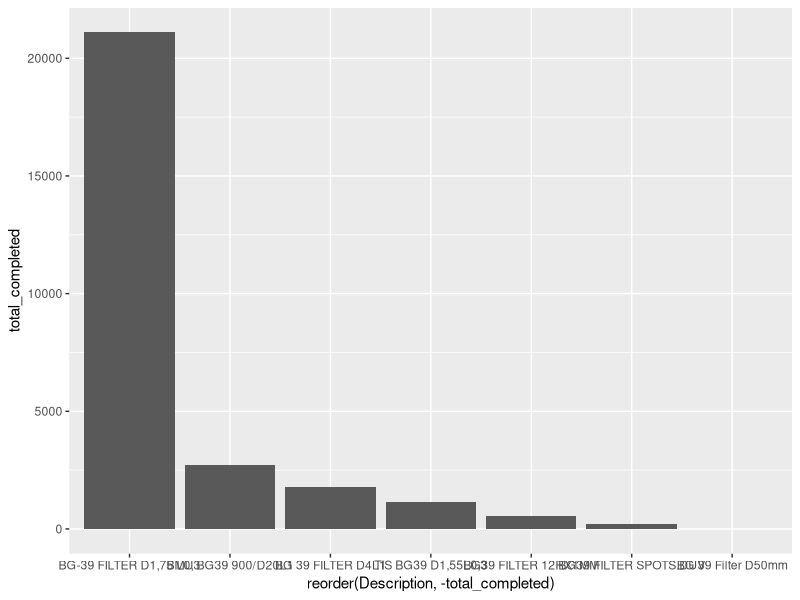
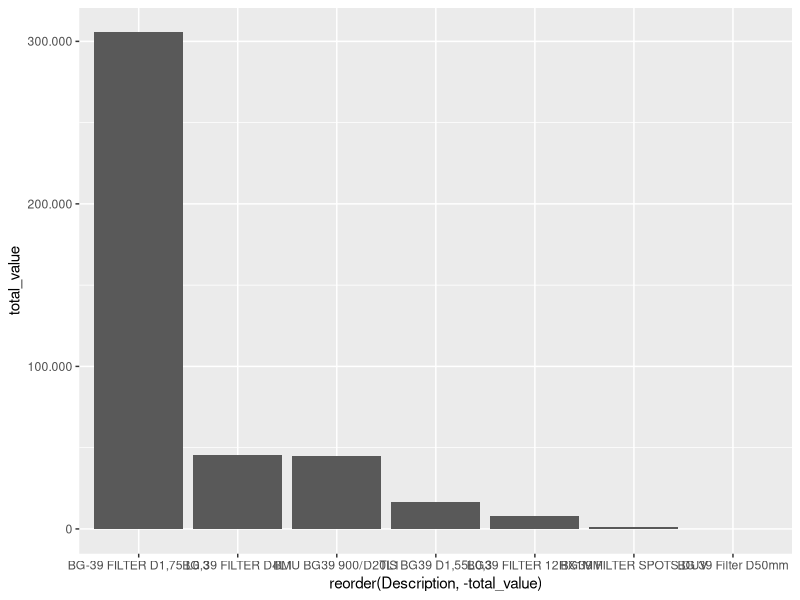
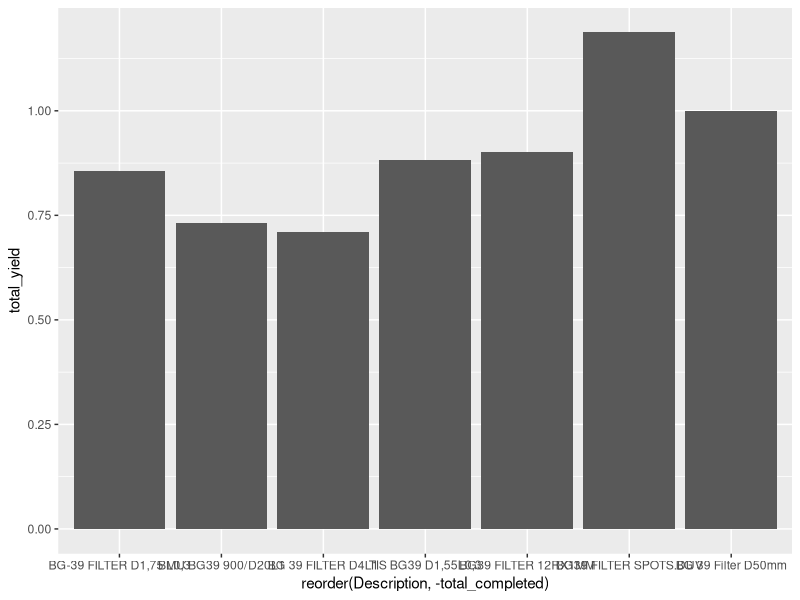
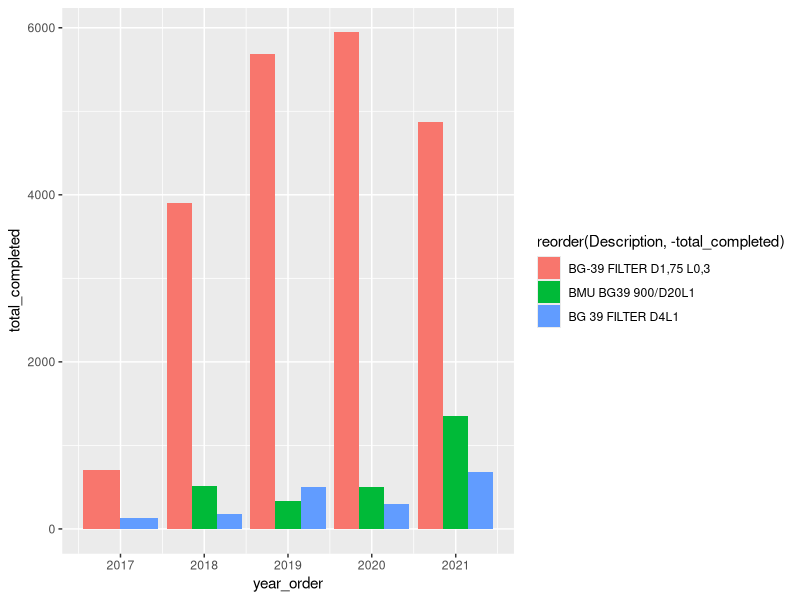
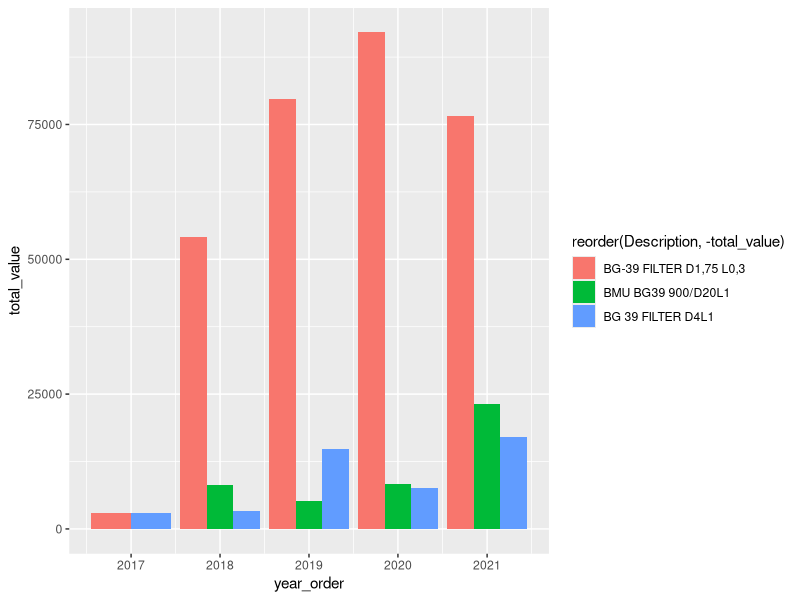
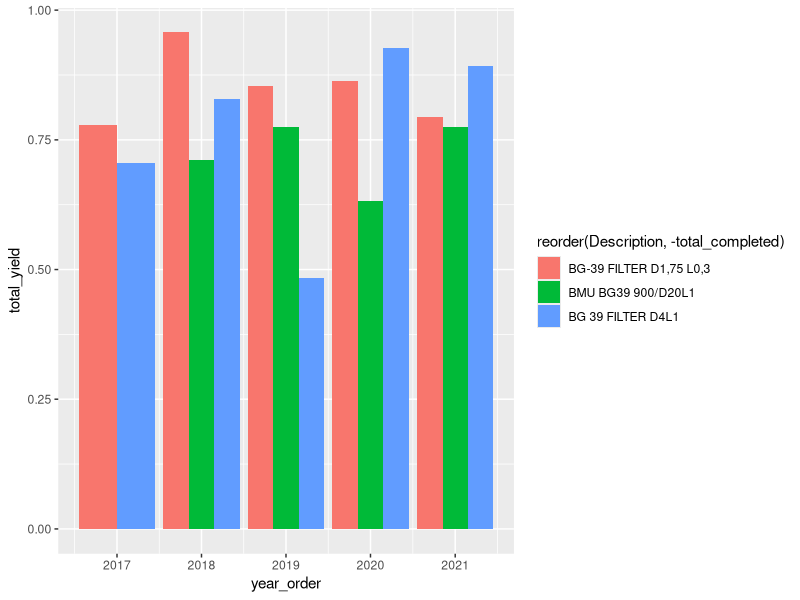
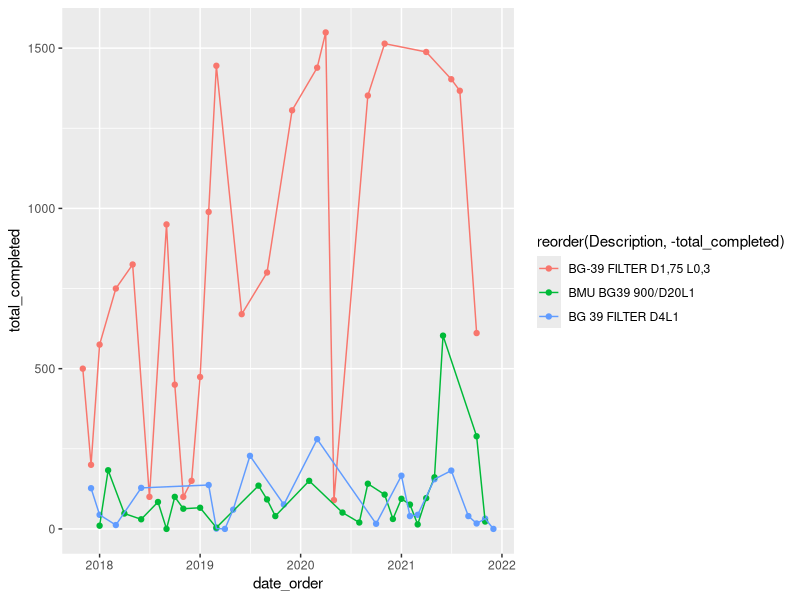
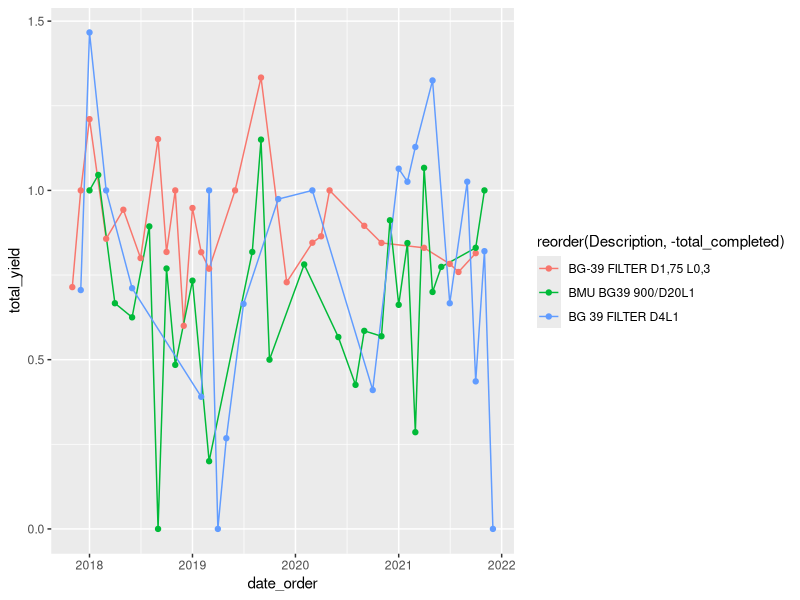

The R script that drew these images, in order:
# Setup
setwd("D:/Documents/Anteryon")
library(tidyverse)
library(readxl)
library(scales)
library(lubridate)

# Read
BG_data <- read_excel("BG_filter_yield.xls")

# General stats
BG_grpd <- BG_data %>%
  group_by(Description) %>%
  summarise(total_completed = sum(`Quantity Completed`),
            total_value = sum(`Total Value`),
            total_ordered = sum(`Quantity Ordered`),
            total_yield = total_completed/total_ordered)

ggplot(BG_grpd, aes(x = reorder(Description, -total_completed), y = total_completed)) +
  geom_col()

ggplot(BG_grpd, aes(x = reorder(Description, -total_value), y = total_value)) +
  geom_col() +
  scale_y_continuous(labels = comma_format(big.mark = ".", decimal.mark = ","))

## Can see that 75%+ of orders and value come from 1 part.

ggplot(BG_grpd, aes(x = reorder(Description, -total_completed), y = total_yield)) +
  geom_col()

## Some yields are over 100% due to weird way of filling QAD. Main part is 80%.

# Yield per year
BG_grpd_year <- BG_data %>%
  group_by(Description, year_order = lubridate::floor_date(`Release Date`, "year")) %>%
  summarise(total_completed = sum(`Quantity Completed`),
            total_value = sum(`Total Value`),
            total_ordered = sum(`Quantity Ordered`),
            total_yield = total_completed/total_ordered) %>%
  filter(Description %in% c("BG-39 FILTER D1,75 L0,3", "BG 39 FILTER D4L1", "BMU BG39 900/D20L1"))

ggplot(BG_grpd_year, aes(x = year_order, y = total_completed, fill = reorder(Description, -total_completed))) +
  geom_col(position = "dodge")

ggplot(BG_grpd_year, aes(x = year_order, y = total_value, fill = reorder(Description, -total_value))) +
  geom_col(position = "dodge")

ggplot(BG_grpd_year, aes(x = year_order, y = total_yield, fill = reorder(Description, -total_completed))) +
  geom_col(position = "dodge")

## The three most ordered parts have yields below 100%. Some big dips here and there.

# Yield per order
BG_grpd_order <- BG_data %>%
  group_by(Description, date_order = lubridate::floor_date(`Release Date`, "month")) %>%
  summarise(total_completed = sum(`Quantity Completed`),
            total_value = sum(`Total Value`),
            total_ordered = sum(`Quantity Ordered`),
            total_yield = total_completed/total_ordered,
            t1 = total_ordered-total_completed,
            calc_yield = ifelse(t1 >= 0, total_completed/total_ordered, (total_completed+t1)/total_ordered)) %>%
  filter(Description %in% c("BG-39 FILTER D1,75 L0,3", "BG 39 FILTER D4L1", "BMU BG39 900/D20L1"))

ggplot(BG_grpd_order, aes(x = date_order, y = total_completed, col = reorder(Description, -total_completed))) +
  geom_point() +
  geom_line() 
  #geom_col(position = "dodge")

ggplot(BG_grpd_order, aes(x = date_order, y = total_yield, col = reorder(Description, -total_completed))) +
  geom_line() +
  geom_point()

## Per month yields are everywhere and very inconstant (0-1.4).

ggplot(BG_grpd_order, aes(x = date_order, y = calc_yield, col = reorder(Description, -total_completed))) +
  geom_line() +
  geom_point() ## corrected yields

BG_grpd_order %>%
  filter(t1 >= 0) %>%
  ggplot(aes(x = date_order, y = total_yield, col = reorder(Description, -total_completed))) +
    geom_line() +
    geom_point() ## without weird points
